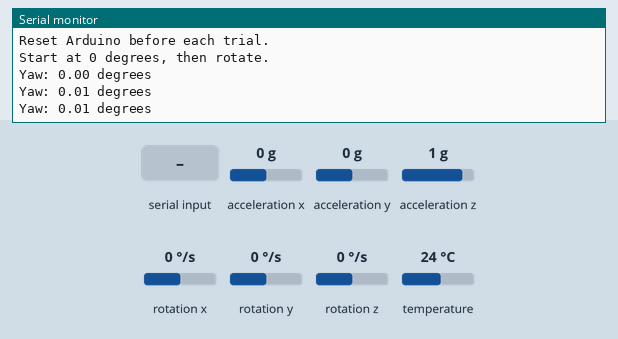
This sketch was run on a simulated Arduino Uno, built with avr-gcc and run on an emulated ATmega328P. Shown: the last lines printed to the serial monitor. Inputs (shaded band) come from the test bench; at power-on: rotation z 0 °/s, acceleration x 0 g, acceleration y 0 g, acceleration z 1 g, rotation x 0 °/s, rotation y 0 °/s, temperature 24 °C.

Above: at 1.2 s.
1.3 s: "r" received over Serial
At 1.92 s:
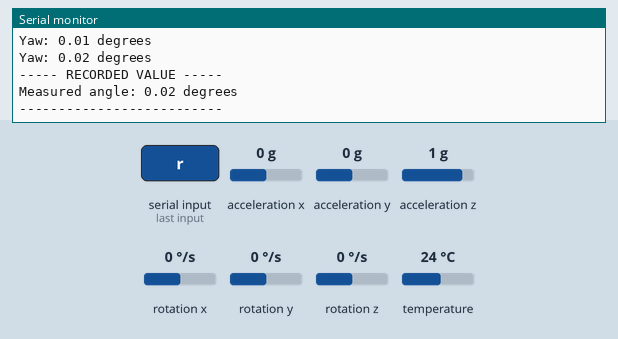
3.1 s: rotation z set to -192 °/s
At 3.5 s:
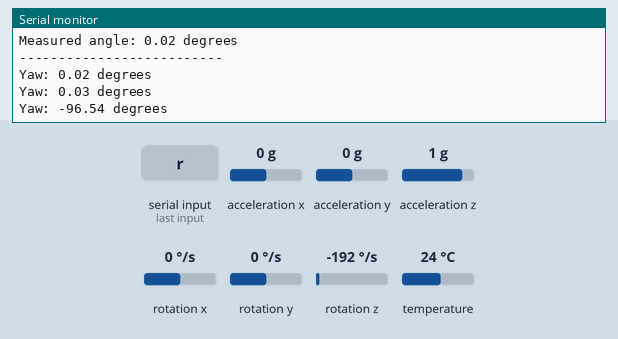
4.6 s: "r" received over Serial
At 5.6 s:
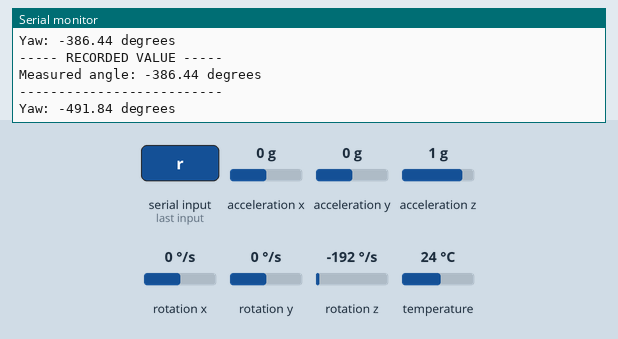
7.6 s: rotation z set to -100 °/s
At 8.1 s:
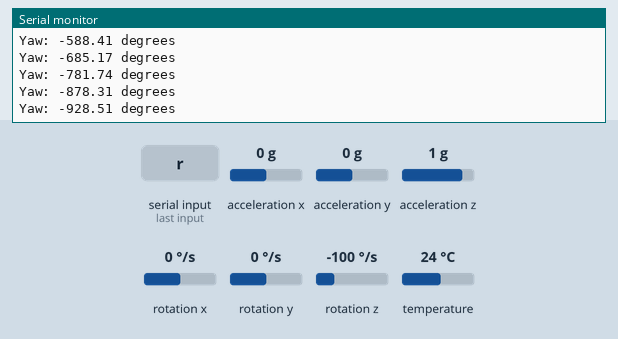
Timing chart, 0 to 10.1 s (numbered marks = the images above; inputs shaded):
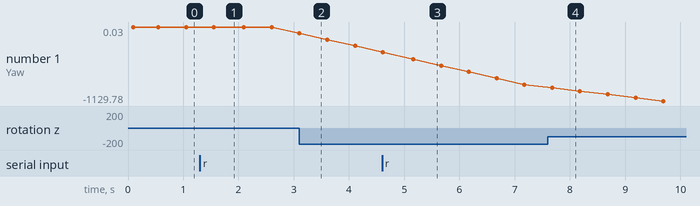

The sketch:

mpu6050_copy_20260721165633.ino
```cpp
#include <Wire.h>
#include <Adafruit_MPU6050.h>
#include <Adafruit_Sensor.h>

Adafruit_MPU6050 mpu;


// Calibration value from calibration.ino
float gyroBiasZ = -0.00021;


float yaw = 0;

unsigned long previousTime;


void setup() {

  Serial.begin(9600);

  if (!mpu.begin()) {
    Serial.println("MPU6050 not found!");
    while (1);
  }


  Serial.println("Yaw Tracking Started");
  Serial.println("Reset Arduino before each trial.");
  Serial.println("Start at 0 degrees, then rotate.");


  previousTime = millis();
}


void loop() {

  sensors_event_t accel, gyro, temp;
  mpu.getEvent(&accel, &gyro, &temp);


  unsigned long currentTime = millis();

  float dt = (currentTime - previousTime) / 1000.0;

  previousTime = currentTime;


  // Remove gyro bias
  float correctedZ = gyro.gyro.z - gyroBiasZ;


  // rad/s → degrees/s
  float degreesPerSecond = correctedZ * 57.2958;


  // Calculate yaw angle
  yaw += degreesPerSecond * dt;


  Serial.print("Yaw: ");
  Serial.print(yaw);
  Serial.println(" degrees");


  // Press r to record angle
  if (Serial.available()) {

    char input = Serial.read();


    if (input == 'r') {

      Serial.println("----- RECORDED VALUE -----");

      Serial.print("Measured angle: ");
      Serial.print(yaw);
      Serial.println(" degrees");

      Serial.println("--------------------------");
    }
  }


  delay(500);
}
```

Measured:
- after the input at 1.3 s, the serial monitor: prints a new line after 0.27 s (image 1)
- after the input at 3.1 s, the serial monitor: prints a new line at once (image 2)
- after the input at 4.6 s, the serial monitor: prints a new line at once (image 3)
- after the input at 7.6 s, the serial monitor: prints a new line after 0.08 s (image 4)
- plotted number 1: 0.03 → -289.87 after the input at 3.1 s, -289.87 → -878.31 after the input at 4.6 s, -878.31 → -1129.78 after the input at 7.6 s
